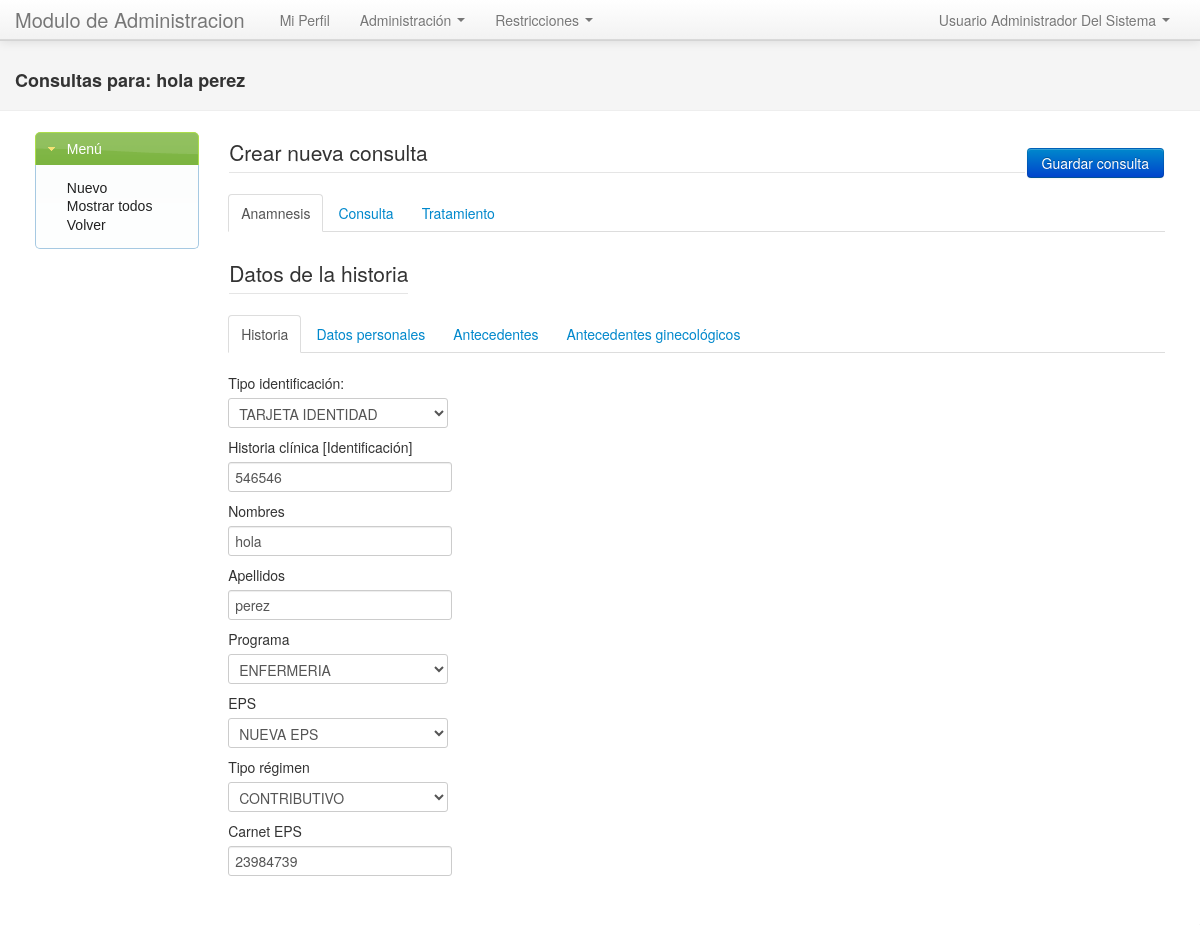
Page /consulta/nuevo/10 on the committed database.
### tables this page shows
CREATE TABLE IF NOT EXISTS `historia` (
  `id` int(11) NOT NULL AUTO_INCREMENT,
  `tipoidentificacion_id` int(11) NOT NULL,
  `identificacion` varchar(45) DEFAULT NULL,
  `tipoprograma_id` int(11) NOT NULL,
  `tipoeps_id` int(11) NOT NULL,
  `nombres` varchar(200) DEFAULT NULL,
  `fechanacimiento` date DEFAULT NULL,
  `procedencia` varchar(200) DEFAULT NULL,
  `residencia` varchar(200) DEFAULT NULL,
  `creado_at` datetime DEFAULT NULL,
  `telefono1` varchar(45) DEFAULT NULL,
  `telefono2` varchar(45) DEFAULT NULL,
  `tipoestadocivil_id` int(11) NOT NULL,
  `acudiente` varchar(200) DEFAULT NULL,
  `telefonoacudiente` varchar(45) DEFAULT NULL,
  `tipogenero_id` int(11) NOT NULL,
  `antecedentesfami` varchar(500) DEFAULT NULL COMMENT 'antecedentesfamiliares',
  `antecedentespersonales` varchar(500) DEFAULT NULL,
  `apellidos` varchar(200) DEFAULT NULL,
  `habitos` varchar(500) DEFAULT NULL,
  `tiporegimen_id` int(11) NOT NULL,
  `carneteps` varchar(45) DEFAULT NULL,
  `tipozona_id` int(11) NOT NULL,
  `menarquia` varchar(200) DEFAULT NULL,
  `ciclosregulares` varchar(45) DEFAULT NULL,
  `escala` varchar(45) DEFAULT NULL,
  `gestaciones` varchar(500) DEFAULT NULL,
  `edadiniciosexual` varchar(45) DEFAULT NULL,
  `nroparejas` varchar(45) DEFAULT NULL,
  `antinfecciones` varchar(500) DEFAULT NULL,
  `citologias` varchar(500) DEFAULT NULL,
  PRIMARY KEY (`id`),
  UNIQUE KEY `identificacion` (`identificacion`),
  KEY `fk_historia_tipoidentificacion` (`tipoidentificacion_id`),
  KEY `fk_historia_tipoprograma1` (`tipoprograma_id`),
  KEY `fk_historia_tipoeps1` (`tipoeps_id`),
  KEY `fk_historia_tipoestadocivil1` (`tipoestadocivil_id`),
  KEY `fk_historia_tipogenero1` (`tipogenero_id`),
  KEY `fk_historia_tiporegimen1` (`tiporegimen_id`),
  KEY `fk_historia_tipozona1` (`tipozona_id`)
);

### default/app/views/consulta/nuevo.phtml (the view, shortened to what the rows shown need)
<? echo View::partial("consultorio/header_consultas",false, array("idhistoria" => $idhistoria)) ?>
<div class="container-fluid">
    <div class="row-fluid">
        <div class="span10">
            <? echo Form::open() ?>
    <div class="tabbable">
        <div class="tab-content">
            <div class="tab-pane active" id="tab1principal">
        <div class="tabbable">
            <div class="tab-content">
                <div class="tab-pane active" id="tab1">
                    <div> <? echo Form::text("historia.identificacion", "class='input-large' placeholder='Historia clínica'", "$obj->identificacion") ?></div>
                    <div> <? echo Form::text("historia.nombres", "class='input-large' placeholder='Nombres'", "$obj->nombres") ?></div>
                    <div><? echo Form::text("historia.apellidos", "class='input-large' placeholder='Apellidos'", "$obj->apellidos") ?></div>
                    <div><? echo Form::text("historia.carneteps", "class='input-large' placeholder='Número de carnet'", "$obj->carneteps") ?></div>
                </div>
            </div>
        </div>
    </div>
</div>
</div>
</div>
</div>
</div>

### default/app/views/_shared/partials/consultorio/header_consultas.phtml (shortened to what the rows shown need)
<div class="page-header">
    <h4>Consultas para:
    <?
        $his = new Historia();
        $his->find_first($idhistoria);
        echo $his->nombres." ".$his->apellidos;
    ?>
    </h4>
</div>

### core/extensions/helpers/form.php (shortened to what the rows shown need)
<?php
class Form
{
    protected static function _getFieldData ($field, $autoload = TRUE)
    {
        $formField = explode('.', $field, 2);
        if(isset($formField[1])) {
			$id = "{$formField[0]}_{$formField[1]}";
            $name = "{$formField[0]}[{$formField[1]}]";
			if(!$autoload) {
				return array('id' => $id, 'name' => $name);
			}
			$value = NULL;
        } else {
			if(!$autoload) {
				return array('id' => $formField[0], 'name' => $formField[0]);
			}
            $id = $name = $formField[0];
			$value = NULL;
        }
        return array('id' => $id, 'name' => $name, 'value' => $value);
    }
    public static function open ($action = NULL, $method = 'post', $attrs = NULL)
    {
        if ($action) {
            $action = PUBLIC_PATH . $action;
        } else {
            $action = PUBLIC_PATH . ltrim(Router::get('route'), '/');
        }
        return "<form action=\"$action\" method=\"$method\" $attrs>";
    }
    public static function text($field, $attrs = NULL, $value = NULL)
    {
        extract(self::_getFieldData($field, $value === NULL), EXTR_OVERWRITE);
        return "<input id=\"$id\" name=\"$name\" type=\"text\" value=\"$value\" $attrs/>";
    }
}

### rows in the picture
historia: nombres "hola", apellidos "perez", identificacion "546546", carneteps "23984739"

### other values in the picture
$text "Nuevo Mostrar todos Volver"
$text "Tipo identificación: Historia clínica [Identificación] Nombres Apellidos Programa EPS Tipo régimen Carnet EPS"
form field value "TARJETA IDENTIDAD"
form field value "ENFERMERIA"
form field value "NUEVA EPS"
form field value "CONTRIBUTIVO"
